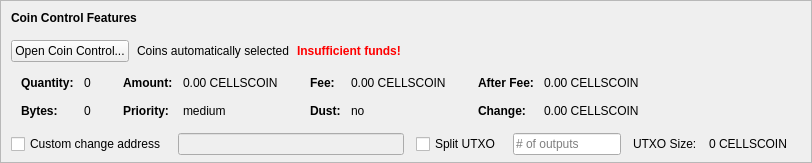
    <widget class="QFrame" name="frameCoinControl">
     <property name="sizePolicy">
      <sizepolicy hsizetype="Expanding" vsizetype="Expanding">
       <horstretch>0</horstretch>
       <verstretch>0</verstretch>
      </sizepolicy>
     </property>
     <property name="maximumSize">
      <size>
       <width>16777215</width>
       <height>16777215</height>
      </size>
     </property>
     <property name="frameShape">
      <enum>QFrame::StyledPanel</enum>
     </property>
     <property name="frameShadow">
      <enum>QFrame::Sunken</enum>
     </property>
     <layout class="QVBoxLayout" name="verticalLayoutCoinControl2">
      <property name="spacing">
       <number>0</number>
      </property>
      <property name="leftMargin">
       <number>0</number>
      </property>
      <property name="topMargin">
       <number>0</number>
      </property>
      <property name="rightMargin">
       <number>0</number>
      </property>
      <property name="bottomMargin">
       <number>6</number>
      </property>
      <item>
       <layout class="QVBoxLayout" name="verticalLayoutCoinControl" stretch="0,0,0,0,1">
        <property name="spacing">
         <number>0</number>
        </property>
        <property name="leftMargin">
         <number>10</number>
        </property>
        <property name="topMargin">
         <number>10</number>
        </property>
        <item>
         <layout class="QHBoxLayout" name="horizontalLayoutCoinControl1">
          <property name="bottomMargin">
           <number>15</number>
          </property>
          <item>
           <widget class="QLabel" name="labelCoinControlFeatures">
            <property name="sizePolicy">
             <sizepolicy hsizetype="Preferred" vsizetype="Maximum">
              <horstretch>0</horstretch>
              <verstretch>0</verstretch>
             </sizepolicy>
            </property>
            <property name="font">
             <font>
              <weight>75</weight>
              <bold>true</bold>
             </font>
            </property>
            <property name="styleSheet">
             <string notr="true">font-weight:bold;</string>
            </property>
            <property name="text">
             <string>Coin Control Features</string>
            </property>
           </widget>
          </item>
         </layout>
        </item>
        <item>
         <layout class="QHBoxLayout" name="horizontalLayoutCoinControl2" stretch="0,0,0,0">
          <property name="spacing">
           <number>8</number>
          </property>
          <property name="bottomMargin">
           <number>10</number>
          </property>
          <item>
           <widget class="QPushButton" name="pushButtonCoinControl">
            <property name="styleSheet">
             <string notr="true"/>
            </property>
            <property name="text">
             <string>Open Coin Control...</string>
            </property>
            <property name="autoDefault">
             <bool>false</bool>
            </property>
           </widget>
          </item>
          <item>
           <widget class="QLabel" name="labelCoinControlAutomaticallySelected">
            <property name="text">
             <string>Coins automatically selected</string>
            </property>
            <property name="margin">
             <number>5</number>
            </property>
           </widget>
          </item>
          <item>
           <widget class="QLabel" name="labelCoinControlInsuffFunds">
            <property name="font">
             <font>
              <weight>75</weight>
              <bold>true</bold>
             </font>
            </property>
            <property name="styleSheet">
             <string notr="true">color:red;font-weight:bold;</string>
            </property>
            <property name="text">
             <string>Insufficient funds!</string>
            </property>
            <property name="margin">
             <number>5</number>
            </property>
           </widget>
          </item>
          <item>
           <spacer name="horizontalSpacerCoinControl">
            <property name="orientation">
             <enum>Qt::Horizontal</enum>
            </property>
            <property name="sizeHint" stdset="0">
             <size>
              <width>40</width>
              <height>1</height>
             </size>
            </property>
           </spacer>
          </item>
         </layout>
        </item>
        <item>
         <widget class="QWidget" name="widgetCoinControl" native="true">
          <property name="sizePolicy">
           <sizepolicy hsizetype="Preferred" vsizetype="Preferred">
            <horstretch>0</horstretch>
            <verstretch>0</verstretch>
           </sizepolicy>
          </property>
          <property name="minimumSize">
           <size>
            <width>0</width>
            <height>0</height>
           </size>
          </property>
          <property name="styleSheet">
           <string notr="true"/>
          </property>
          <layout class="QHBoxLayout" name="horizontalLayoutCoinControl5">
           <property name="leftMargin">
            <number>0</number>
           </property>
           <property name="topMargin">
            <number>0</number>
           </property>
           <property name="rightMargin">
            <number>0</number>
           </property>
           <property name="bottomMargin">
            <number>0</number>
           </property>
           <item>
            <layout class="QHBoxLayout" name="horizontalLayoutCoinControl3" stretch="0,0,0,1">
             <property name="spacing">
              <number>20</number>
             </property>
             <property name="topMargin">
              <number>0</number>
             </property>
             <property name="bottomMargin">
              <number>10</number>
             </property>
             <item>
              <layout class="QFormLayout" name="formLayoutCoinControl1">
               <property name="horizontalSpacing">
                <number>10</number>
               </property>
               <property name="verticalSpacing">
                <number>14</number>
               </property>
               <property name="leftMargin">
                <number>10</number>
               </property>
               <property name="topMargin">
                <number>4</number>
               </property>
               <property name="rightMargin">
                <number>6</number>
               </property>
               <item row="0" column="0">
                <widget class="QLabel" name="labelCoinControlQuantityText">
                 <property name="font">
                  <font>
                   <weight>75</weight>
                   <bold>true</bold>
                  </font>
                 </property>
                 <property name="text">
                  <string>Quantity:</string>
                 </property>
                 <property name="margin">
                  <number>0</number>
                 </property>
                </widget>
               </item>
               <item row="0" column="1">
                <widget class="QLabel" name="labelCoinControlQuantity">
                 <property name="cursor">
                  <cursorShape>IBeamCursor</cursorShape>
                 </property>
                 <property name="contextMenuPolicy">
                  <enum>Qt::ActionsContextMenu</enum>
                 </property>
                 <property name="text">
                  <string notr="true">0</string>
                 </property>
                 <property name="margin">
                  <number>0</number>
                 </property>
                 <property name="textInteractionFlags">
                  <set>Qt::LinksAccessibleByMouse|Qt::TextSelectableByKeyboard|Qt::TextSelectableByMouse</set>
                 </property>
                </widget>
               </item>
               <item row="1" column="0">
                <widget class="QLabel" name="labelCoinControlBytesText">
                 <property name="font">
                  <font>
                   <weight>75</weight>
                   <bold>true</bold>
                  </font>
                 </property>
                 <property name="text">
                  <string>Bytes:</string>
                 </property>
                </widget>
               </item>
               <item row="1" column="1">
                <widget class="QLabel" name="labelCoinControlBytes">
                 <property name="cursor">
                  <cursorShape>IBeamCursor</cursorShape>
                 </property>
                 <property name="contextMenuPolicy">
                  <enum>Qt::ActionsContextMenu</enum>
                 </property>
                 <property name="text">
                  <string notr="true">0</string>
                 </property>
                 <property name="textInteractionFlags">
                  <set>Qt::LinksAccessibleByMouse|Qt::TextSelectableByKeyboard|Qt::TextSelectableByMouse</set>
                 </property>
                </widget>
               </item>
              </layout>
             </item>
             <item>
              <layout class="QFormLayout" name="formLayoutCoinControl2">
               <property name="horizontalSpacing">
                <number>10</number>
               </property>
               <property name="verticalSpacing">
                <number>14</number>
               </property>
               <property name="leftMargin">
                <number>6</number>
               </property>
               <property name="topMargin">
                <number>4</number>
               </property>
               <property name="rightMargin">
                <number>6</number>
               </property>
               <item row="0" column="0">
                <widget class="QLabel" name="labelCoinControlAmountText">
                 <property name="font">
                  <font>
                   <weight>75</weight>
                   <bold>true</bold>
                  </font>
                 </property>
                 <property name="text">
                  <string>Amount:</string>
                 </property>
                 <property name="margin">
                  <number>0</number>
                 </property>
                </widget>
               </item>
               <item row="0" column="1">
                <widget class="QLabel" name="labelCoinControlAmount">
                 <property name="cursor">
                  <cursorShape>IBeamCursor</cursorShape>
                 </property>
                 <property name="contextMenuPolicy">
                  <enum>Qt::ActionsContextMenu</enum>
                 </property>
                 <property name="text">
                  <string notr="true">0.00 CELLSCOIN</string>
                 </property>
                 <property name="textInteractionFlags">
                  <set>Qt::LinksAccessibleByMouse|Qt::TextSelectableByKeyboard|Qt::TextSelectableByMouse</set>
                 </property>
                </widget>
               </item>
               <item row="1" column="0">
                <widget class="QLabel" name="labelCoinControlPriorityText">
                 <property name="font">
                  <font>
                   <weight>75</weight>
                   <bold>true</bold>
                  </font>
                 </property>
                 <property name="text">
                  <string>Priority:</string>
                 </property>
                </widget>
               </item>
               <item row="1" column="1">
                <widget class="QLabel" name="labelCoinControlPriority">
                 <property name="cursor">
                  <cursorShape>IBeamCursor</cursorShape>
                 </property>
                 <property name="contextMenuPolicy">
                  <enum>Qt::ActionsContextMenu</enum>
                 </property>
                 <property name="text">
                  <string>medium</string>
                 </property>
                 <property name="textInteractionFlags">
                  <set>Qt::LinksAccessibleByMouse|Qt::TextSelectableByKeyboard|Qt::TextSelectableByMouse</set>
                 </property>
                </widget>
               </item>
              </layout>
             </item>
             <item>
              <layout class="QFormLayout" name="formLayoutCoinControl3">
               <property name="horizontalSpacing">
                <number>10</number>
               </property>
               <property name="verticalSpacing">
                <number>14</number>
               </property>
               <property name="leftMargin">
                <number>6</number>
               </property>
               <property name="topMargin">
                <number>4</number>
               </property>
               <property name="rightMargin">
                <number>6</number>
               </property>
               <item row="0" column="0">
                <widget class="QLabel" name="labelCoinControlFeeText">
                 <property name="font">
                  <font>
                   <weight>75</weight>
                   <bold>true</bold>
                  </font>
                 </property>
                 <property name="text">
                  <string>Fee:</string>
                 </property>
                 <property name="margin">
                  <number>0</number>
                 </property>
                </widget>
               </item>
               <item row="0" column="1">
                <widget class="QLabel" name="labelCoinControlFee">
                 <property name="cursor">
                  <cursorShape>IBeamCursor</cursorShape>
                 </property>
                 <property name="contextMenuPolicy">
                  <enum>Qt::ActionsContextMenu</enum>
                 </property>
                 <property name="text">
                  <string notr="true">0.00 CELLSCOIN</string>
                 </property>
                 <property name="textInteractionFlags">
                  <set>Qt::LinksAccessibleByMouse|Qt::TextSelectableByKeyboard|Qt::TextSelectableByMouse</set>
                 </property>
                </widget>
               </item>
               <item row="1" column="0">
                <widget class="QLabel" name="labelCoinControlLowOutputText">
                 <property name="font">
                  <font>
                   <weight>75</weight>
                   <bold>true</bold>
                  </font>
                 </property>
                 <property name="text">
                  <string>Dust:</string>
                 </property>
                </widget>
               </item>
               <item row="1" column="1">
                <widget class="QLabel" name="labelCoinControlLowOutput">
                 <property name="cursor">
                  <cursorShape>IBeamCursor</cursorShape>
                 </property>
                 <property name="contextMenuPolicy">
                  <enum>Qt::ActionsContextMenu</enum>
                 </property>
                 <property name="text">
                  <string>no</string>
                 </property>
                 <property name="textInteractionFlags">
                  <set>Qt::LinksAccessibleByMouse|Qt::TextSelectableByKeyboard|Qt::TextSelectableByMouse</set>
                 </property>
                </widget>
               </item>
              </layout>
             </item>
             <item>
              <layout class="QFormLayout" name="formLayoutCoinControl4">
               <property name="horizontalSpacing">
                <number>10</number>
               </property>
               <property name="verticalSpacing">
                <number>14</number>
               </property>
               <property name="leftMargin">
                <number>6</number>
               </property>
               <property name="topMargin">
                <number>4</number>
               </property>
               <property name="rightMargin">
                <number>6</number>
               </property>
               <item row="0" column="0">
                <widget class="QLabel" name="labelCoinControlAfterFeeText">
                 <property name="font">
                  <font>
                   <weight>75</weight>
                   <bold>true</bold>
                  </font>
                 </property>
                 <property name="text">
                  <string>After Fee:</string>
                 </property>
                 <property name="margin">
                  <number>0</number>
                 </property>
                </widget>
               </item>
               <item row="0" column="1">
                <widget class="QLabel" name="labelCoinControlAfterFee">
                 <property name="cursor">
                  <cursorShape>IBeamCursor</cursorShape>
                 </property>
                 <property name="contextMenuPolicy">
                  <enum>Qt::ActionsContextMenu</enum>
                 </property>
                 <property name="text">
                  <string notr="true">0.00 CELLSCOIN</string>
                 </property>
                 <property name="textInteractionFlags">
                  <set>Qt::LinksAccessibleByMouse|Qt::TextSelectableByKeyboard|Qt::TextSelectableByMouse</set>
                 </property>
                </widget>
               </item>
               <item row="1" column="0">
                <widget class="QLabel" name="labelCoinControlChangeText">
                 <property name="font">
                  <font>
                   <weight>75</weight>
                   <bold>true</bold>
                  </font>
                 </property>
                 <property name="text">
                  <string>Change:</string>
                 </property>
                </widget>
               </item>
               <item row="1" column="1">
                <widget class="QLabel" name="labelCoinControlChange">
                 <property name="cursor">
                  <cursorShape>IBeamCursor</cursorShape>
                 </property>
                 <property name="contextMenuPolicy">
                  <enum>Qt::ActionsContextMenu</enum>
                 </property>
                 <property name="text">
                  <string notr="true">0.00 CELLSCOIN</string>
                 </property>
                 <property name="textInteractionFlags">
                  <set>Qt::LinksAccessibleByMouse|Qt::TextSelectableByKeyboard|Qt::TextSelectableByMouse</set>
                 </property>
                </widget>
               </item>
              </layout>
             </item>
            </layout>
           </item>
          </layout>
         </widget>
        </item>
        <item>
         <layout class="QHBoxLayout" name="horizontalLayoutCoinControl4" stretch="0,0,0,0,0,0,0">
          <property name="spacing">
           <number>12</number>
          </property>
          <property name="sizeConstraint">
           <enum>QLayout::SetDefaultConstraint</enum>
          </property>
          <property name="topMargin">
           <number>5</number>
          </property>
          <property name="rightMargin">
           <number>5</number>
          </property>
          <item>
           <widget class="QCheckBox" name="checkBoxCoinControlChange">
            <property name="toolTip">
             <string>If this is activated, but the change address is empty or invalid, change will be sent to a newly generated address.</string>
            </property>
            <property name="text">
             <string>Custom change address</string>
            </property>
           </widget>
          </item>
          <item>
           <widget class="QValidatedLineEdit" name="lineEditCoinControlChange">
            <property name="enabled">
             <bool>false</bool>
            </property>
            <property name="sizePolicy">
             <sizepolicy hsizetype="Expanding" vsizetype="Fixed">
              <horstretch>0</horstretch>
              <verstretch>0</verstretch>
             </sizepolicy>
            </property>
           </widget>
          </item>
          <item>
           <widget class="QCheckBox" name="splitBlockCheckBox">
            <property name="text">
             <string>Split UTXO</string>
            </property>
           </widget>
          </item>
          <item>
           <widget class="QLineEdit" name="splitBlockLineEdit">
            <property name="sizePolicy">
             <sizepolicy hsizetype="Fixed" vsizetype="Fixed">
              <horstretch>50</horstretch>
              <verstretch>0</verstretch>
             </sizepolicy>
            </property>
            <property name="placeholderText">
             <string># of outputs</string>
            </property>
           </widget>
          </item>
          <item>
           <widget class="QLabel" name="labelBlockSizeText">
            <property name="text">
             <string>UTXO Size:</string>
            </property>
           </widget>
          </item>
          <item>
           <widget class="QLabel" name="labelBlockSize">
            <property name="text">
             <string>0 CELLSCOIN</string>
            </property>
           </widget>
          </item>
          <item>
           <widget class="QLabel" name="labelCoinControlChangeLabel">
            <property name="sizePolicy">
             <sizepolicy hsizetype="Preferred" vsizetype="Expanding">
              <horstretch>0</horstretch>
              <verstretch>0</verstretch>
             </sizepolicy>
            </property>
            <property name="minimumSize">
             <size>
              <width>0</width>
              <height>0</height>
             </size>
            </property>
            <property name="text">
             <string/>
            </property>
            <property name="margin">
             <number>3</number>
            </property>
           </widget>
          </item>
         </layout>
        </item>
        <item>
         <spacer name="verticalSpacerCoinControl">
          <property name="orientation">
           <enum>Qt::Vertical</enum>
          </property>
          <property name="sizeHint" stdset="0">
           <size>
            <width>800</width>
            <height>1</height>
           </size>
          </property>
         </spacer>
        </item>
       </layout>
      </item>
     </layout>
    </widget>
